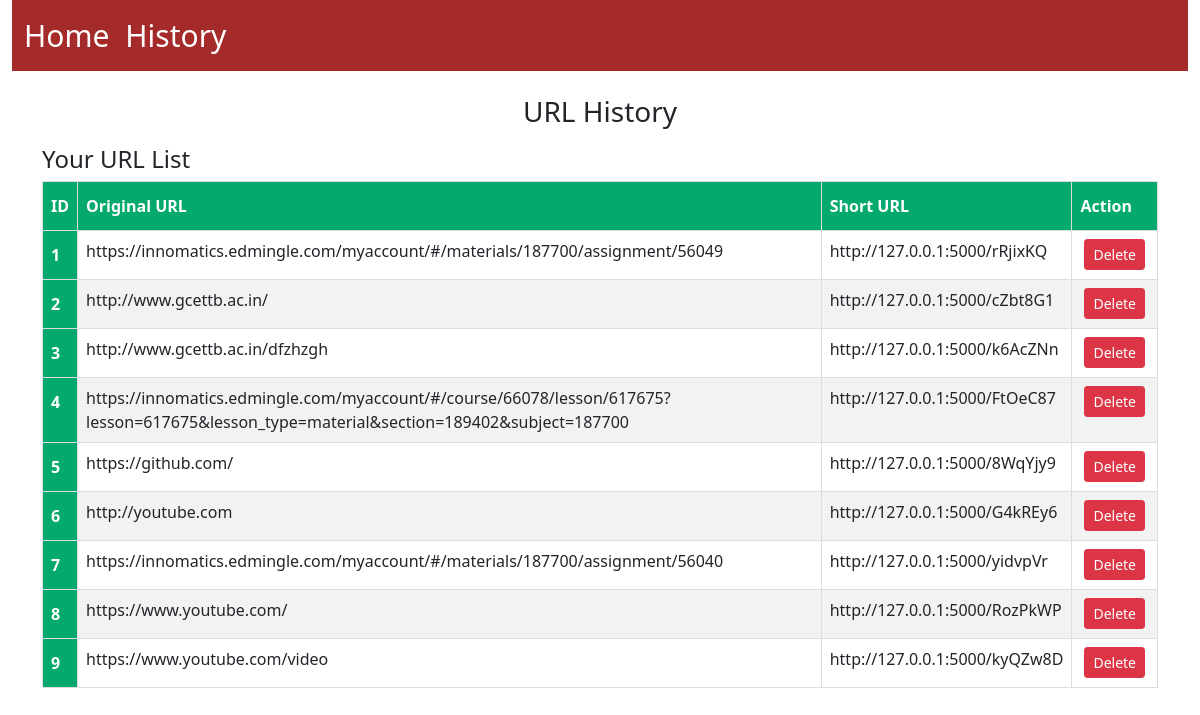
The app's page /history with its own data.
### app.py (models this page shows, shortened)
class ShortenUrl(db.Model):
    id = db.Column(db.Integer, primary_key=True)
    actualUrl = db.Column(db.String())
    shortenUrl = db.Column(db.String(15))

### app.py (the view)
@app.route('/history')
def history():
    return render_template('history.html', vals=ShortenUrl.query.all())

### templates/history.html (shortened to what this page needs)
{% extends "layout.html" %}
{% block content %}
<center>
<h3>URL History</h3>
</center>
<div class="container my-3">
    <h4>Your URL List</h4>
    {% if vals|length == 0 %}
    <div class="alert alert-dark" role="alert">No URL found. Add your first URL now!</div>
    {% else %}
    <table class="table" id="urls">
        <thead>
            <tr>
                <th scope="col">ID</th>
                <th scope="col">Original URL</th>
                <th scope="col">Short URL</th>
                <th scope="col">Action</th>
            </tr>
        </thead>
        <tbody>
            {% for url in vals %}
            <tr>
                <th scope="row">{{loop.index}}</th>
                <td>{{url.actualUrl}}</td>
                <td>http://127.0.0.1:5000/{{url.shortenUrl}}</td>
                <td>
                    <a href="/delete/{{url.id}}" type="button" class="btn btn-danger btn-sm mx-1">Delete</button>
                </td>
            </tr>
            {% endfor %}
        </tbody>
    </table>
    {% endif %}
</div>
{% endblock %}

### templates/layout.html (shortened to what this page needs)
<!doctype html>
<html lang="en">
<head>
    <link href="https://cdn.jsdelivr.net/npm/bootstrap@5.0.0-beta2/dist/css/bootstrap.min.css" rel="stylesheet"
>
</head>
<body>
    <div class="container-fluid">
        <nav class="navbar navbar-expand-lg bg-body-tertiary" style="background-color:brown;">
            <div class="container-fluid">
                <a class="navbar-brand" href="/" style="color:white; font-size: 30px;">Home</a>
                <div class="collapse navbar-collapse" id="navbarSupportedContent">
                    <a class="navbar-brand" aria-current="page" href="/history"
                        style="color:white; font-size: 30px;">History</a>
                </div>
            </div>
        </nav>
        <br>
        {% block content%}
        {% endblock %}
    </div>
</body>
</html>

### templates/layout.html (style rules this page uses)
#urls td, #urls th { border: 1px solid #ddd; padding: 8px; }
#urls tr:nth-child(even) { background-color: #f2f2f2; }
#urls th { padding-top: 12px; padding-bottom: 12px; text-align: left; background-color: #04AA6D; color: white; }

### records on screen
ShortenUrl: actualUrl "https://innomatics.edmingle.com/myaccount/#/materials/187700/assignment/56049", shortenUrl "rRjixKQ"
ShortenUrl: actualUrl "http://www.gcettb.ac.in/", shortenUrl "cZbt8G1"
ShortenUrl: actualUrl "http://www.gcettb.ac.in/dfzhzgh", shortenUrl "k6AcZNn"
ShortenUrl: actualUrl "https://innomatics.edmingle.com/myaccount/#/course/66078/lesson/617675?lesson=617675&lesson_type=material&section=189402&subject=187700", shortenUrl "FtOeC87"
ShortenUrl: actualUrl "https://github.com/", shortenUrl "8WqYjy9"
ShortenUrl: actualUrl "http://youtube.com", shortenUrl "G4kREy6"
ShortenUrl: actualUrl "https://innomatics.edmingle.com/myaccount/#/materials/187700/assignment/56040", shortenUrl "yidvpVr"
ShortenUrl: actualUrl "https://www.youtube.com/", shortenUrl "RozPkWP"
ShortenUrl: actualUrl "https://www.youtube.com/video", shortenUrl "kyQZw8D"
